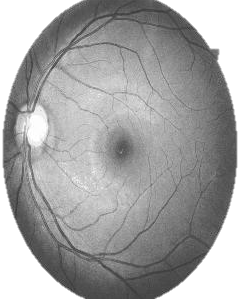
#> input picture trial_2.png, 240 x 299 px
$ jupyter execute --allow-errors Segmentation_approaches.ipynb   (shell and % lines are left out)   (older library calls are emulated)
#> lines starting #> are read from the running program, lines starting #| are printed output that depends on the picture; after the words box and inside, x2 and y2 are one past the last pixel; in counts of white or black regions, pixels touching at a corner belong together; long printed decimals are rounded
<h1>Various Approaches to Retinal image vascularization</h1>

Refer the book for algorithm details

file:///C:/Users/nachiket/Desktop/RAYD8%20tech/Reference%20material/Papers/Segmentation/segmentation%20algo%20pt1.pdf

[cell 1]
#1
#local and global thresholding

from scipy.misc import imread, imsave, imresize
import matplotlib.pyplot as plt
import cv2
import numpy as np

[cell 2]
img = cv2.imread('trial_2.png', 0)
#> img is the input picture: shape (299, 240); min 49, max 255, mean 163.3

[cell 3]
img.shape
#> Out = (299, 240)

[cell 4]
#global thresholding
med = []
for i in range(len(img)):
    for j in range(0,len(img[i]), 25):
        med.append(img[i][j])
#> after the loop, med = 2990 values, max 255 at index 0, min 64 at index 174, mean 167.4


#len(med)

S = np.median(med)
#> S = 163

print(S)
#| 163.0

#med

dev = []
for i in range(len(img)):
    for j in range(len(img[i])):
        dev.append(abs(img[i][j] - S))
#> after the loop, dev = 71760 items

#len(dev)

#dev

sd = np.median(dev)
#> sd = 46

print(sd)
#| 46.0

alpha = 1    #change to higher values for different results
T = S - alpha * sd
#> T = 117

print(T)
#| 117.0

plt.plot(np.arange(img[150].size), img[150], "ro")

cp = img.copy()
for i in range(len(cp)):
    for j in range(len(cp[i])):
        if cp[i][j] <= T:
            cp[i][j] = 255

plt.title('Global Thresholding')
plt.subplot(1,2,1)
plt.title('Original Image')
plt.imshow(img, cmap  = 'gray')
plt.subplot(1,2,2)
plt.title('Global Thresholding')
plt.imshow(cp, cmap = 'gray')
#> figure, not shown here; panel 1: curve peaks at x = 0, y = 255

[cell 5]
#local thresholding as per opencv adaptive threshold

[cell 6]
a = np.array([2,3,4,5,6,2,3,4])
g = 4
print(abs(a-g))

[cell 7]
n = a[a>2]

[cell 8]
n

[cell 9]
a = np.array([[3,4,5,2,4,5,7,2,4,5],[3,4,5,2,4,5,7,2,4,5]])

[cell 10]
n = np.array(a>np.array([2]))

[cell 11]
print(a.shape)
print(n.shape)

<h1>Hybrid gray scale models</h1>

[cell 12]
kernel = np.array([[0,0,-1,0,0],[0,0,-2,0,0],[-1,-2,0,2,1],[0,0,2,0,0],[0,0,1,0,0]])

import scipy.signal

edges = scipy.signal.convolve2d(img, kernel, 'valid')

plt.imshow(edges, cmap = 'gray')

[cell 13]
plt.plot(np.arange(295), edges, "o")
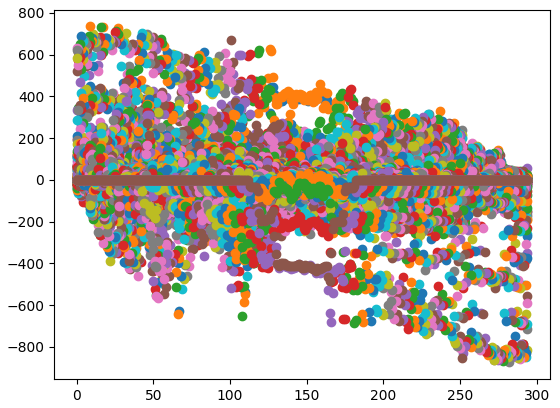
#> figure drawn by matplotlib, 1 panel; curve peaks at x = 127, y = 447; curve peaks at x = 126, y = 629; curve peaks at x = 119, y = 620

[cell 14]
uR = np.mean(edges)
#> uR = 0.052
sdR = np.std(edges)
#> sdR = 86.81
alpha = 1.5
T = uR + alpha * sdR
#> T = 130.3
print(T)
#| 130.267

[cell 15]
cp = edges.copy()

for i in range(len(cp)):
    for j in range(len(cp[i])):
        if cp[i][j] >= T:
            cp[i][j] = 255
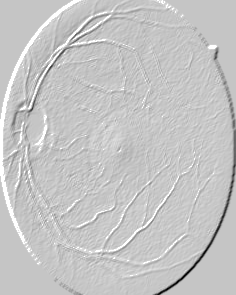
#> cp: shape (295, 236) int64; min -875, max 255, mean -0.3; drawn with min black and max white

plt.subplot(1,2,1)
plt.title('Original Image')
plt.imshow(img, cmap  = 'gray')
plt.subplot(1,2,2)
plt.title('Hybrid Gray scale model with structural features(Global thresholding)')
plt.imshow(cp, cmap = 'gray')

[cell 16]
kernel = np.array([[-1,-2,0,2,1],[-1,-2,0,2,1],[-1,-2,0,2,1],[-1,-2,0,2,1],[-1,-2,0,2,1]])

import scipy.signal

edges = scipy.signal.convolve2d(img, kernel, 'valid')

plt.imshow(edges, cmap = 'gray')

[cell 17]
cp = edges.copy()

for i in range(len(cp)):
    for j in range(len(cp[i])):
        if cp[i][j] >= T:
            cp[i][j] = 255
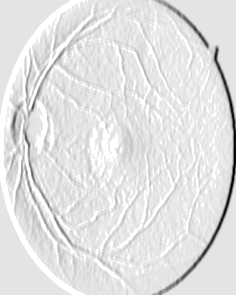
#> cp: shape (295, 236) int64; min -2164, max 255, mean -17.6; drawn with min black and max white

plt.subplot(1,2,1)
plt.title('Original Image')
plt.imshow(img, cmap  = 'gray')
plt.subplot(1,2,2)
plt.title('Hybrid Gray scale model with structural features(Global thresholding)')
plt.imshow(cp, cmap = 'gray')

[cell 18]
kernel1 = np.array([[4,3,2,1,-2,-5,-6,-5,-2,1,2,3,4],[4,3,2,1,-2,-5,-6,-5,-2,1,2,3,4],[4,3,2,1,-2,-5,-6,-5,-2,1,2,3,4],[4,3,2,1,-2,-5,-6,-5,-2,1,2,3,4],[4,3,2,1,-2,-5,-6,-5,-2,1,2,3,4]])

[cell 19]
edges = scipy.signal.convolve2d(img, kernel1, 'valid')
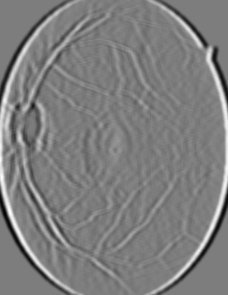
#> edges: shape (295, 228) int64; min -8255, max 8525, mean 74.4; drawn with min black and max white

[cell 20]
plt.imshow(edges, cmap = 'gray')
plt.show()

[cell 21]
uR = np.mean(edges)
#> uR = 74.36
sdR = np.std(edges)
#> sdR = 1609.5
alpha = 1.5
T = uR + alpha * sdR
#> T = 2488.6
print(T)
#| 2488.606

[cell 22]
cp = edges.copy()

for i in range(len(cp)):
    for j in range(len(cp[i])):
        if cp[i][j] >= 2*T:
        	#test with T and 2*T
            cp[i][j] = 512
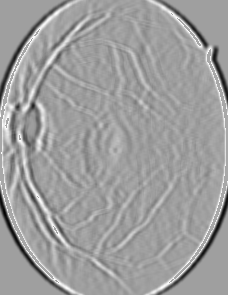
#> cp: shape (295, 228) int64; 2.23% of pixels changed, all inside (x1, y1, x2, y2) = (0, 13, 228, 283); drawn with min black and max white

[cell 23]
plt.subplot(1,2,1)
plt.title('Original Image')
plt.imshow(img, cmap  = 'gray')
plt.subplot(1,2,2)
plt.title('Hybrid Gray scale model')
plt.imshow(cp, cmap = 'gray')
plt.show()

Kernel Generation

[cell 24]
k = np.empty((16,15))

[cell 25]
theta = 15
rad = theta * np.pi/ 180
r = np.array([[np.cos(rad), -np.sin(rad)], [np.sin(rad), np.cos(rad)]])
print(r)

k_w = np.empty((16,15))
k = np.empty((16,15))
for i in range(k_w.shape[0]):
    for j in range(k_w.shape[1]):
        p = np.array([[i],[j]])
        f = np.matmul(r,p)
        k_w[i][j] = f[0]

[cell 26]
k

[cell 27]
sd = 2
print(sd)

[cell 28]
L = 9
for i in range(k_w.shape[0]):
    for j in range(k_w.shape[1]):
        if k_w[i][j] >= -6 and k_w[i][j] <=6:
            k[i][j] = -np.exp((k_w[i][j]**2)/(2 * (sd**2)))
        else:
            k[i][j] = 0

[cell 29]
k

[cell 30]
k = abs(k)
import math
for i in range(k.shape[0]):
    for j in range(k.shape[1]):
        if abs(k[i][j]) >=2:
            k[i][j] = math.floor(abs(k[i][j]))
        else:
            k[i][j] = 0

[cell 31]
k

[cell 32]
plt.imshow(k_w)

[cell 33]
theta = 30
rad = theta * np.pi/ 180
r = np.array([[np.cos(rad), -np.sin(rad)], [np.sin(rad), np.cos(rad)]])
print(r)

k_w = np.empty((16,15))
k = np.empty((16,15))
for i in range(k_w.shape[0]):
    for j in range(k_w.shape[1]):
        p = np.array([[i],[j]])
        f = np.matmul(r,p)
        k_w[i][j] = f[0]

plt.imshow(k_w)

[cell 34]
import scipy.signal
e = np.empty((2,2))
theta = 45
rad = theta * (22/7)/ 180
r = np.around(np.array([[np.cos(rad), -np.sin(rad)], [np.sin(rad), np.cos(rad)]]))


# [4 lines of commented-out code are left out]
n = np.ones((16,16))
cv = scipy.signal.convolve2d(n, r, 'valid')
print(cv)
plt.imshow(cv, cmap = 'gray')

[cell 35]
k_size = 9

[cell 36]
k = np.empty((k_size,k_size))

[cell 37]
U = []
V = []
for i in range(img.shape[0]):
    for j in range(img.shape[1]):
        u = i
        v = j
        p = np.array([i, j])
        f = np.matmul(p, r.T)
        u = f[0]
        v = f[1]
        U.append(u)
        V.append(v)

[cell 38]
U

[cell 39]
V

Gabor filter try-out

[cell 40]
import numpy as np
np.set_printoptions(precision=2, suppress=True)

[cell 41]
from LogGabor import imread
#> (the rest of this cell did not finish here and is left out)

[cell 42]
import LogGabor
#> (the rest of this cell did not finish here and is left out)

[cell 43]
img = cv2.resize(img, (256,256))
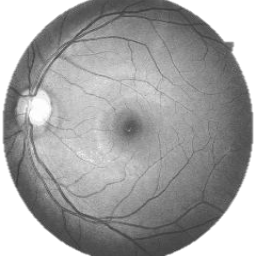
#> img: shape (256, 256); min 58, max 255, mean 163.2
from LogGabor import LogGabor
parameterfile = 'https://raw.githubusercontent.com/bicv/LogGabor/master/default_param.py'
#> (the rest of this cell did not finish here and is left out)

[cell 44]
parameterfile = {
# Image
# 'N_image' : None, #use all images in the folder
'N_image' : 100, #use 100 images in the folder
# 'N_image' : 10, #use 4 images in the folder
'seed' : None, # a seed for the Random Number Generator (RNG) for picking images in databases, set to None xor set to a given number to freeze the RNG
'N_X' : 256, # size of images
'N_Y' : 256, # size of images
# 'N_X' : 64, # size of images
# 'N_Y' : 64, # size of images
'noise' : 0.1, # level of noise when we use some
'do_mask'  : True, # self.pe.do_mask
'mask_exponent': 3., #sharpness of the mask
# whitening parameters:
'do_whitening'  : True, # = self.pe.do_whitening
'white_name_database' : 'kodakdb',
'white_n_learning' : 0,
'white_N' : .07,
'white_N_0' : .0, # olshausen = 0.
'white_f_0' : .4, # olshausen = 0.2
'white_alpha' : 1.4,
'white_steepness' : 4.,
'white_recompute' : False,
# Log-Gabor
#'base_levels' : 2.,
'base_levels' : 1.618,
'n_theta' : 24, # number of (unoriented) angles between 0. radians (included) and np.pi radians (excluded)
'B_sf' : .4, # 1.5 in Geisler
'B_theta' : 3.14159/18.,
# PATHS
'use_cache' : True,
'figpath': 'results',
'edgefigpath': 'results/edges',
'matpath': 'cache_dir',
'edgematpath': 'cache_dir/edges',
'datapath': 'database',
'ext' : '.pdf',
'figsize': 14.,
'formats': ['pdf', 'png', 'jpg'],
'dpi': 450,
'verbose': 0,
}

[cell 45]
img = cv2.imread('trial_2.png', 0)
img = cv2.resize(img, (256,256))
from LogGabor import LogGabor
#parameterfile = 'https://raw.githubusercontent.com/bicv/LogGabor/master/default_param.py'

#> (the rest of this cell did not finish here and is left out)

[cell 46]
print(parameterfile)

[cell 47]
plt.imshow(img, cmap = 'gray')

[cell 48]
#global thresholding
med = []
for i in range(len(img)):
    for j in range(0,len(img[i]), 25):
        med.append(img[i][j])
#> after the loop, med = 2816 values, max 255 at index 0, min 65 at index 2559, mean 170.4


#len(med)

S = np.median(med)
#> S = 164

print(S)
#| 164.0

#med

dev = []
for i in range(len(img)):
    for j in range(len(img[i])):
        dev.append(abs(img[i][j] - S))
#> after the loop, dev = 65536 items

#len(dev)

#dev

sd = np.median(dev)

print(sd)
#| 46.0

alpha = 1.5  #change to higher values for different results
T = S - alpha * sd
#> T = 95

print(T)
#| 95.0

plt.plot(np.arange(img[150].size), img[150], "ro")

cp = img.copy()
for i in range(len(cp)):
    for j in range(len(cp[i])):
        if cp[i][j] <= 5*T:
            cp[i][j] = 255
#> cp: shape (256, 256); every value is 255

plt.title('Global Thresholding')
plt.subplot(1,2,1)
plt.title('Original Image')
plt.imshow(img, cmap  = 'gray')
plt.subplot(1,2,2)
plt.title('Global Thresholding')
plt.imshow(cp, cmap = 'gray')
#> figure, not shown here; panel 1: curve peaks at x = 0, y = 255

#> (a cell that did not finish here is left out)

#> (a cell that did not finish here is left out)

#> (a cell that did not finish here is left out)

[cell 52]
import scipy.signal

[cell 53]
from scipy.ndimage.interpolation import geometric_transform

[cell 54]
img = cv2.imread('trial_2.png', 0)
img64_float = img.astype(np.float64)
Mvalue = np.sqrt(((img64_float.shape[0]/2.0)**2.0)+((img64_float.shape[1]/2.0)**2.0))
#> Mvalue = 191.7

polar = cv2.linearPolar(img64_float,(img64_float.shape[0]/2, img64_float.shape[1]/2),Mvalue,cv2.WARP_FILL_OUTLIERS)

[cell 55]
polar = polar/255

[cell 56]
plt.imshow(polar, cmap = 'gray')

#> (a cell that did not finish here is left out)

[cell 58]
plt.imshow(polar, cmap = 'gray')

#> (a cell that did not finish here is left out)

[cell 60]
def build_filters():
    filters = []
    ksize = 11
    for theta in np.arange(0, np.pi, np.pi / 16):
        kern = cv2.getGaborKernel((ksize, ksize), 4.0, theta, 10.0, 0.5, 0, ktype=cv2.CV_32F)
        kern /= 1.5*kern.sum()
        filters.append(kern)
    return filters

[cell 61]
x = build_filters()

[cell 62]
x

[cell 63]
plt.imshow(x[10], cmap = 'gray')
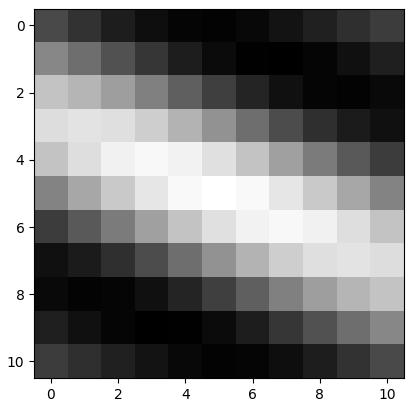
#> figure drawn by matplotlib, 1 panel

[cell 64]
edges = scipy.signal.convolve2d(img, x[1], 'valid')
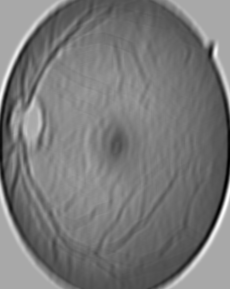
#> edges: shape (289, 230) float32; min -63.85, max 289.1, mean 104.9; drawn with min black and max white
plt.imshow(edges, cmap = 'gray')

[cell 65]
image = cv2.imread('gt_alp_1_thm_2.png', 0)
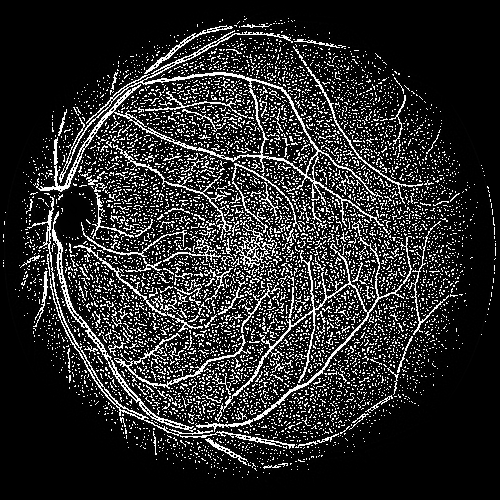
#> input picture gt_alp_1_thm_2.png, 500 x 500 px
#> image is the input picture: shape (500, 500); min 0, max 255, mean 43.4
kernel = np.ones((5,5), np.uint8)
erosion = cv2.erode(image, kernel, iterations = 1)
plt.imshow(erosion, cmap = 'gray')

[cell 66]
dilation = cv2.dilate(img,kernel,iterations = 1)
plt.imshow(dilation, cmap = 'gray')

[cell 67]
opening = cv2.morphologyEx(img, cv2.MORPH_OPEN, kernel)
plt.imshow(opening, cmap = 'gray')

[cell 68]
closing = cv2.morphologyEx(img, cv2.MORPH_CLOSE, kernel)
plt.imshow(closing, cmap = 'gray')

[cell 69]
#kernel 1
image = cv2.imread('gt_alp_1_thm_2.png', 0)
kernel = np.ones((3,3), np.uint8)
erosion = cv2.erode(image, kernel, iterations = 1)
dilation = cv2.dilate(img,kernel,iterations = 1)
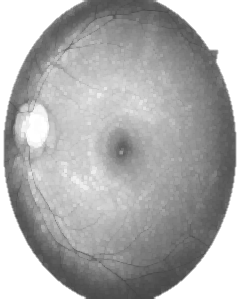
#> dilation: shape (299, 240); min 69, max 255, mean 173.5
opening = cv2.morphologyEx(img, cv2.MORPH_OPEN, kernel)
closing = cv2.morphologyEx(img, cv2.MORPH_CLOSE, kernel)
plt.subplot(2,2,1)
plt.title('Erosion')
plt.imshow(erosion, cmap = 'gray')
plt.subplot(2,2,2)
plt.title('Dilation')
plt.imshow(dilation, cmap = 'gray')
plt.subplot(2,2,3)
plt.title('Opening')
plt.imshow(opening, cmap = 'gray')
plt.subplot(2,2,4)
plt.title('Closing')
plt.imshow(closing, cmap = 'gray')

[cell 70]
#kernel 1
image = cv2.imread('gt_alp_1_thm_2.png', 0)
kernel = cv2.getStructuringElement(cv2.MORPH_RECT,(5,5))
erosion = cv2.erode(image, kernel, iterations = 1)
dilation = cv2.dilate(img,kernel,iterations = 1)
opening = cv2.morphologyEx(img, cv2.MORPH_OPEN, kernel)
closing = cv2.morphologyEx(img, cv2.MORPH_CLOSE, kernel)
plt.subplot(2,2,1)
plt.title('Erosion')
plt.imshow(erosion, cmap = 'gray')
plt.subplot(2,2,2)
plt.title('Dilation')
plt.imshow(dilation, cmap = 'gray')
plt.subplot(2,2,3)
plt.title('Opening')
plt.imshow(opening, cmap = 'gray')
plt.subplot(2,2,4)
plt.title('Closing')
plt.imshow(closing, cmap = 'gray')
